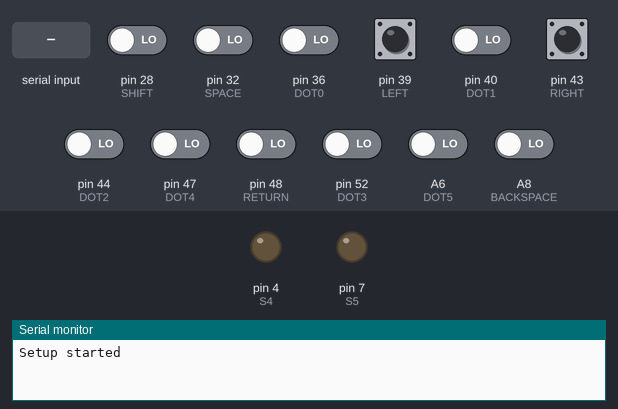
Simulated run of this sketch. Board: Arduino Mega 2560, built with avr-gcc and run on an emulated ATmega2560. Shown: output pins drawn as LEDs (lit = HIGH), the last lines printed to the serial monitor. The test bench sets the inputs (shaded band); at power-on: A6 (DOT5), A8 (BACKSPACE), pin 28 (SHIFT), pin 32 (SPACE), pin 36 (DOT0), pin 39 (LEFT), pin 40 (DOT1), pin 43 (RIGHT), pin 44 (DOT2), pin 47 (DOT4), pin 48 (RETURN), pin 52 (DOT3) LOW. Pins used as bus, display or sensor lines are not drawn.

Above: at 1.2 s.
1.3 s: "1" received over the second serial link
3.8 s: pin 39 (LEFT) pulled HIGH for 0.15 s
At 4.5 s:
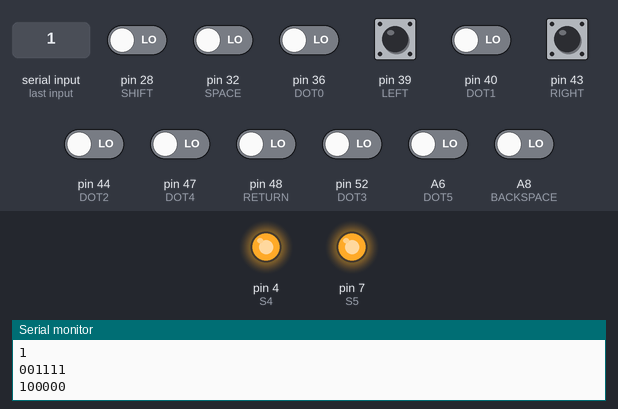
6.9 s: pin 43 (RIGHT) pulled HIGH for 0.15 s
At 9.4 s:
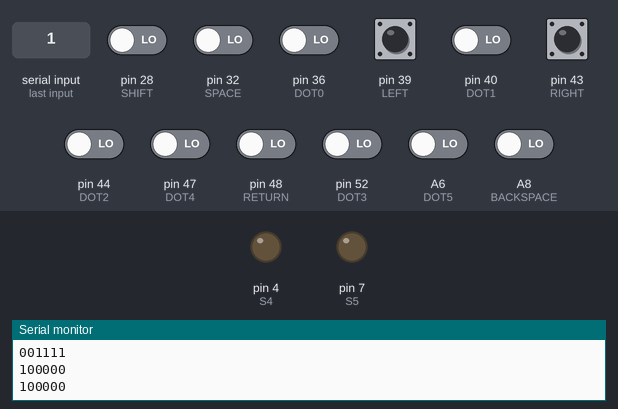
10.0 s: pin 39 (LEFT) pulled HIGH for 1 s
At 11.6 s:
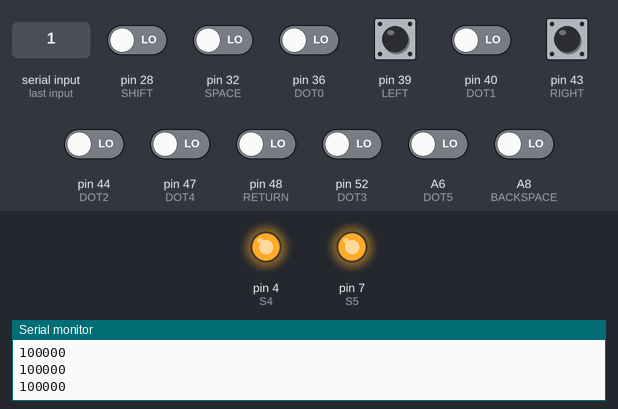
Timing chart, 0 to 14.2 s (numbered marks = the images above; inputs shaded):
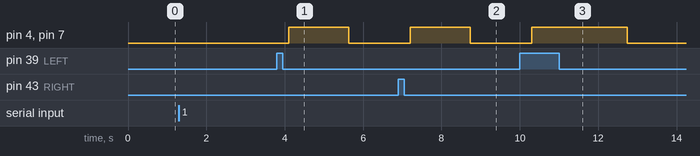

Measured:
- after the input at 3.8 s, pin 4 (S4), pin 7 (S5): LOW → HIGH after 0.30 s, → LOW 1.5 s later
- after the input at 6.9 s, pin 4 (S4), pin 7 (S5): LOW → HIGH after 0.30 s, → LOW 1.5 s later
- after the input at 10.0 s, pin 4 (S4), pin 7 (S5): LOW → HIGH after 0.30 s, → LOW 2.4 s later

The sketch:

BrailleArduino.ino
```cpp
#include "BrailleSolenoid.h"
#include "BrailleKeyboard.h"
#include "BrailleBluetooth.h"
#define _DEBUG 1

#if _DEBUG
#define HARDWARE_SERIAL_RATE 38400
#else
#define HARDWARE_SERIAL_RATE 115200
#endif
BrailleKeyboard myKeyboard;

#if _DEBUG
#define BLUETOOTH_DEBUG_RX 8
#define BLUETOOTH_DEBUG_TX 9
#define BLUETOOTH_DEBUG_BAUD 9600
BrailleBluetooth bluetooth(BLUETOOTH_DEBUG_BAUD, true, BLUETOOTH_DEBUG_RX, BLUETOOTH_DEBUG_TX);
#else
BrailleBluetooth bluetooth(HARDWARE_SERIAL_RATE, false, 0, 0);
#endif
#define DOT0 36
#define DOT1 40
#define DOT2 44
#define DOT3 52
#define DOT4 47
#define DOT5 A6
#define RETURN 48
#define SPACE 32
#define BACKSPACE A8
#define SHIFT 28
BrailleSolenoid solenoid;
#define LEFT 39
#define RIGHT 43
#define S0 2
#define S1 5
#define S2 6
#define S3 3
#define S4 4
#define S5 7
void setup()
{
  Serial.begin(HARDWARE_SERIAL_RATE);
  //Serial.begin(9600);
  Serial.println("Setup started");
  Serial3.begin(19200);
  pinMode(DOT0, INPUT);
  pinMode(DOT1, INPUT);
  pinMode(DOT2, INPUT);
  pinMode(DOT3, INPUT);
  pinMode(DOT4, INPUT);
  pinMode(DOT5, INPUT);
  pinMode(RETURN, INPUT);
  pinMode(SPACE, INPUT);
  pinMode(BACKSPACE, INPUT);
  pinMode(SHIFT, INPUT);
  pinMode(LEFT, INPUT);
  pinMode(RIGHT, INPUT);
  pinMode(S0,OUTPUT);
  pinMode(S1,OUTPUT);
  pinMode(S2,OUTPUT);
  pinMode(S3,OUTPUT);
  pinMode(S4,OUTPUT);
  pinMode(S5,OUTPUT);
}
String str;
String text = " ";
String pre = " ";
char output[7] = {'1','1','1','1','1','1','\0'};
void loop()
{
  BT();
  char dots[7] = {'0','0','0','0','0','0','\0'};
  uint8_t extend = 0;
//  dots[6]='\0';
  int d0, d1, d2, d3, d4, d5, count, ret, space, backspace, shift, left, right;
  d0 = d1 = d2 = d3 = d4 = d5  = count = ret = space = backspace = shift = left = right = 0;
  while(1){
    d0 = digitalRead(DOT0);
    d1 = digitalRead(DOT1);
    d2 = digitalRead(DOT2);
    d3 = digitalRead(DOT3);
    d4 = digitalRead(DOT4);
    d5 = digitalRead(DOT5);
    ret = digitalRead(RETURN);
    space = digitalRead(SPACE);
    backspace = digitalRead(BACKSPACE);
    shift = digitalRead(SHIFT);
    left = digitalRead(LEFT);
    right = digitalRead(RIGHT);
    if(d0 == HIGH) dots[0] = '1';
    if(d1 == HIGH) dots[1] = '1';
    if(d2 == HIGH) dots[2] = '1';
    if(d3 == HIGH) dots[3] = '1';
    if(d4 == HIGH) dots[4] = '1';
    if(d5 == HIGH) dots[5] = '1';
    if(ret == HIGH) extend = 1;
    if(space == HIGH) extend = 2;
    if(backspace == HIGH) extend = 3;
    if(shift == HIGH) extend = 4;

    if((dots[0]=='1' && dots[1]=='1' && dots[2]=='1' && dots[3]=='1' && dots[4]=='1' && dots[5]=='1')|| extend != 0 || left == HIGH || right == HIGH)
    {
      delay(300);
      break;
    }
    if (Serial3.available()) {
      break;
    }
    count++;
    if(count==26000) break;
  }
  if(left == HIGH){
    if(solenoid.previous()){
        setSolenoidOff();
        strcpy(output,solenoid.getPrintCode());
        solenoid.startTimeoutCtr();
        setSolenoidOn();
        Serial.println(output);
    }
    left = 0;
  }
  if(right == HIGH){
    if(solenoid.next()){
        setSolenoidOff();
        strcpy(output,solenoid.getPrintCode());
        solenoid.startTimeoutCtr();
        setSolenoidOn();
        Serial.println(output);
    }
    right = 0;
  }
  if(myKeyboard.available(dots, extend)){
    bluetooth.sendKeyboardState(myKeyboard.getBTModifiers(), myKeyboard.getKeysPressed());
//    Serial.println(myKeyboard.getBTCodes(),HEX);
    delay(50);
  }
  if(solenoid.hasTimedOut()){
    setSolenoidOff();
  }
}

void BT(){
 if (Serial3.available()) {
    text = Serial3.readString();
     Serial.println(text);
    if(solenoid.determine(text)){
      strcpy(output,solenoid.getPrintCode());
      solenoid.startTimeoutCtr();
      setSolenoidOn();
      Serial.println(output);
    }
  }
}

void setSolenoidOn(){
  if(output[0]=='0')
    digitalWrite(S0,1);
  if(output[1]=='0')
    digitalWrite(S1,1);
  if(output[2]=='0')
    digitalWrite(S2,1);
  if(output[3]=='0')
    digitalWrite(S3,1);
  if(output[4]=='0')
    digitalWrite(S4,1);
  if(output[5]=='0')
    digitalWrite(S5,1);
}
void setSolenoidOff(){
  for(int i=0;i<6;i++)
    output[i] = '1';
  digitalWrite(S0,0);
  digitalWrite(S1,0);
  digitalWrite(S2,0);
  digitalWrite(S3,0);
  digitalWrite(S4,0);
  digitalWrite(S5,0);
}
```

BTKeyCodes.h
```cpp
// (licence header left out)
#ifndef BTKEYCODES_H
#define BTKEYCODES_H

//modifier codes
#define BTMC_NONE 0x00
#define BTMC_CTRL_LEFT 0x01
#define BTMC_SHIFT_LEFT 0x02
#define BTMC_ALT_LEFT 0x04
#define BTMC_GUI_LEFT 0x08
#define BTMC_CTRL_RIGHT 0x10
#define BTMC_SHIFT_RIGHT 0x20
#define BTMC_ALT_RIGHT 0x40
#define BTMC_GUI_RIGHT 0x80

//consumer codes
#define BTCC_NONE 0x0000
#define BTCC_HOME 0x0001
#define BTCC_EMAIL 0x0002
#define BTCC_SEARCH 0x0004
#define BTCC_KEYBOARD_LAYOUT 0x0008
#define BTCC_VOLUME_UP 0x0010
#define BTCC_VOLUME_DOWN 0x0020
#define BTCC_MUTE 0x0040
#define BTCC_PLAY_PAUSE 0x0080
#define BTCC_NEXT_TRACK 0x0100
#define BTCC_PREVIOUS_TRACK 0x0200
#define BTCC_STOP 0x0400
#define BTCC_EJECT 0x0800
#define BTCC_FAST_FORWARD 0x1000
#define BTCC_REWIND 0x2000
#define BTCC_STOP_EJECT 0x4000
#define BTCC_BROWSER 0x8000

//keycodes
#define BTKC_NONE 0x00
#define BTKC_A 0x04
#define BTKC_B 0x05
#define BTKC_C 0x06
#define BTKC_D 0x07
#define BTKC_E 0x08
#define BTKC_F 0x09
#define BTKC_G 0x0A
#define BTKC_H 0x0B
#define BTKC_I 0x0C
#define BTKC_J 0x0D
#define BTKC_K 0x0E
#define BTKC_L 0x0F
#define BTKC_M 0x10
#define BTKC_N 0x11
#define BTKC_O 0x12
#define BTKC_P 0x13
#define BTKC_Q 0x14
#define BTKC_R 0x15
#define BTKC_S 0x16
#define BTKC_T 0x17
#define BTKC_U 0x18
#define BTKC_V 0x19
#define BTKC_W 0x1A
#define BTKC_X 0x1B
#define BTKC_Y 0x1C
#define BTKC_Z 0x1D
#define BTKC_1 0x1E
#define BTKC_2 0x1F
#define BTKC_3 0x20
#define BTKC_4 0x21
#define BTKC_5 0x22
#define BTKC_6 0x23
#define BTKC_7 0x24
#define BTKC_8 0x25
#define BTKC_9 0x26
#define BTKC_0 0x27
#define BTKC_RETURN 0x28
#define BTKC_ESCAPE 0x29
#define BTKC_BACKSPACE 0x2A
#define BTKC_TAB 0x2B
#define BTKC_SPACE 0x2C
#define BTKC_MINUS 0x2D
#define BTKC_EQUAL 0x2E
#define BTKC_BRACKET_LEFT 0x2F
#define BTKC_BRACKET_RIGHT 0x30
#define BTKC_BACKSLASH 0x31
#define BTKC_EUROPE_1 0x32
#define BTKC_SEMICOLON 0x33
#define BTKC_APOSTROPHE 0x34
#define BTKC_GRAVE 0x35
#define BTKC_COMMA 0x36
#define BTKC_PERIOD 0x37
#define BTKC_SLASH 0x38
#define BTKC_CAPS_LOCK 0x39
#define BTKC_F1 0x3A
#define BTKC_F2 0x3B
#define BTKC_F3 0x3C
#define BTKC_F4 0x3D
#define BTKC_F5 0x3E
#define BTKC_F6 0x3F
#define BTKC_F7 0x40
#define BTKC_F8 0x41
#define BTKC_F9 0x42
#define BTKC_F10 0x43
#define BTKC_F11 0x44
#define BTKC_F12 0x45
#define BTKC_PRINT_SCREEN 0x46
#define BTKC_SCROLL_LOCK 0x47
#define BTKC_PAUSE 0x48
#define BTKC_INSERT 0x49
#define BTKC_HOME 0x4A
#define BTKC_PAGE_UP 0x4B
#define BTKC_DELETE 0x4C
#define BTKC_END 0x4D
#define BTKC_PAGE_DOWN 0x4E
#define BTKC_ARROW_RIGHT 0x4F
#define BTKC_ARROW_LEFT 0x50
#define BTKC_ARROW_DOWN 0x51
#define BTKC_ARROW_UP 0x52
#define BTKC_NUM_LOCK 0x53
#define BTKC_KEYPAD_DIVIDE 0x54
#define BTKC_KEYPAD_MULTIPLY 0x55
#define BTKC_KEYPAD_SUBTRACT 0x56
#define BTKC_KEYPAD_ADD 0x57
#define BTKC_KEYPAD_ENTER 0x58
#define BTKC_KEYPAD_1 0x59
#define BTKC_KEYPAD_2 0x5A
#define BTKC_KEYPAD_3 0x5B
#define BTKC_KEYPAD_4 0x5C
#define BTKC_KEYPAD_5 0x5D
#define BTKC_KEYPAD_6 0x5E
#define BTKC_KEYPAD_7 0x5F
#define BTKC_KEYPAD_8 0x60
#define BTKC_KEYPAD_9 0x61
#define BTKC_KEYPAD_0 0x62
#define BTKC_KEYPAD_DECIMAL 0x63
#define BTKC_EUROPE_2 0x64
#define BTKC_APPLICATION 0x65
#define BTKC_POWER 0x66
#define BTKC_KEYPAD_EQUAL 0x67
#define BTKC_F13 0x68
#define BTKC_F14 0x69
#define BTKC_F15 0x6A

//highest bit masked with 1 is a virtual keycode
//ie, 0x80 = 1000000b

//0x80 to 0x87 are modifer keys
// the lower 7 bits defines how much 0x1 is shifted left to get the modifier code
// ie) BTKC_ALT_LEFT = 0x82 (10000010b)
//       lower 7 bits = 0x02 (0000010b)
//       0x1 << 2 = 100b = 0x04 = BTMC_ALT_LEFT
#define BTKC_CTRL_LEFT 0x80
#define BTKC_SHIFT_LEFT 0x81
#define BTKC_ALT_LEFT 0x82
#define BTKC_GUI_LEFT 0x83
#define BTKC_CTRL_RIGHT 0x84
#define BTKC_SHIFT_RIGHT 0x85
#define BTKC_ALT_RIGHT 0x86
#define BTKC_GUI_RIGHT 0x87

//0xC0 to 0xD0 are consumer keys
// the lower 6 bits defines how much 0x1 is shifted left to get the 2 byte consumer code
// ie) BTKC_VOLUME_UP = 0xC4 (11000100b)
//       lower 6 bits = 0x04 (000100b)
//       0x1 << 4 = 10000b = 0x0010 = BTCC_VOLUME_UP
//consumer codes
#define BTKC_HOMEPAGE 0xC0
#define BTKC_EMAIL 0xC1
#define BTKC_SEARCH 0xC2
#define BTKC_KEYBOARD_LAYOUT 0xC3
#define BTKC_VOLUME_UP 0xC4
#define BTKC_VOLUME_DOWN 0xC5
#define BTKC_MUTE 0xC6
#define BTKC_PLAY_PAUSE 0xC7
#define BTKC_NEXT_TRACK 0xC8
#define BTKC_PREVIOUS_TRACK 0xC9
#define BTKC_STOP 0xCA
#define BTKC_EJECT 0xCB
#define BTKC_FAST_FORWARD 0xCD
#define BTKC_REWIND 0xCE
#define BTKC_STOP_EJECT 0xCF
#define BTKC_BROWSER 0xD0

//0xE0 to 0xE2 are system keys
#define BTKC_SYSTEM_POWER 0xE0 //0x81
#define BTKC_SYSTEM_SLEEP 0xE1 //0x82
#define BTKC_SYSTEM_WAKE 0xE2 //0x83


#endif //BTKEYCODES_H
```

BrailleBluetooth.h
```cpp
#ifndef  BRAILLEBLUETOOTH_H
#define BRAILLEBLUETOOTH_H

#include <Arduino.h>

class BrailleBluetooth
{
public:
	BrailleBluetooth(uint32_t baudRate, bool useSoftwareSerial, uint8_t softwareRXPin, uint8_t softwareTXPin);
	~BrailleBluetooth();
	void sendKeyboardState(uint8_t modifiers, uint8_t * keysPressed);
	void getKeyboardLEDState();

private:
	bool _useSoftwareSerial;
	Stream * _serialStream;
};

#endif // ! BRAILLEBLUETOOTH_H
```

BrailleKeyboard.h
```cpp
#ifndef BRAILLEKEYBOARD_H
#define BRAILLEKEYBOARD_H

#include <Arduino.h>
#define TIMEOUT_WAIT 1000
#define MAX_KEYS_PRESSED 6

class BrailleKeyboard
{
public:
	BrailleKeyboard();
	~BrailleKeyboard();
	bool readCodes(char* dots);
	bool available(char* dots, uint8_t extend);
	uint8_t getBTCodes();
	uint8_t getBTModifiers();
	uint8_t * getKeysPressed();
	void startTimeoutCtr();
	bool hasTimedOut(uint64_t usecsToTimeOut);

private:
	bool findNumber(char* dots);
	bool findSign4(char* dots);
	bool findSign5(char* dots);
	bool findSign45(char* dots);
	bool findSign46(char* dots);
	bool findSign456(char* dots);
	bool findAlphabets(char* dots);
	bool check(char* dots);
	uint8_t _keyPressed[MAX_KEYS_PRESSED];	//stored as btCodes
	uint8_t _BTKeyCodes;
	uint8_t _BTModifiers;
	char* _previousCode;
	bool _isNumber;
	int _isCapital;
	bool _isSS4;
	bool _isSS5;
	bool _isSS45;
	bool _isSS46;
	bool _isSS456;

	uint64_t _timeoutStartCtr;
	bool _timedOut;
};

#endif //BRAILLEKEYBOARD_H
```

BrailleKeyboardCodes.h
```cpp
#ifndef BRAILLEKEYBOARDCODES_H
#define BRAILLEKEYBOARDCODES_H

#define MAX_KEYS_PRESSED 6

//Modifiers
#define BTKC_MODIFIERS 0x02

//Extend
#define BKC_RETURN 1
#define BKC_SPACE 2
#define BKC_BACKSPACE 3
#define BKC_SHIFT 4

#define BKC_SPACEBAR "000000"
#define BKC_NULL "111111"

//Alphabets
#define BKC_A "100000"
#define BKC_B "110000"
#define BKC_C "100100"
#define BKC_D "100110"
#define BKC_E "100010"
#define BKC_F "110100"
#define BKC_G "110110"
#define BKC_H "110010"
#define BKC_I "010100"
#define BKC_J "010110"
#define BKC_K "101000"
#define BKC_L "111000"
#define BKC_M "101100"
#define BKC_N "101110"
#define BKC_O "101010"
#define BKC_P "111100"
#define BKC_Q "111110"
#define BKC_R "111010"
#define BKC_S "011100"
#define BKC_T "011110"
#define BKC_U "101001"
#define BKC_V "111001"
#define BKC_W "010111"
#define BKC_X "101101"
#define BKC_Y "101111"
#define BKC_Z "101011"

//Numbers
#define BKC_NUMBER "001111"
#define BKC_0 "010110"
#define BKC_1 "100000"
#define BKC_2 "110000"
#define BKC_3 "100100"
#define BKC_4 "100110"
#define BKC_5 "100010"
#define BKC_6 "110100"
#define BKC_7 "110110"
#define BKC_8 "110010"
#define BKC_9 "010100"
//Signs
#define BKC_COMMA "010000" // ,
#define BKC_PERIOD "010011" // .
#define BKC_SEMICOLON "011000" // ;
#define BKC_APOSTROPHE "001000"  // '
#define BKC_BACKSLASH "100001" // \ ss: 456
#define BKC_SLASH "001100" // / ss: 456
#define BKC_MINUS "001001" // - ss: 5
#define BKC_EQUAL "011011" // = ss: 5
#define BKC_GRAVE "100001" // ` ss: 45

//require modifiers
#define BKC_QUESTION "011001"  // ?
#define BKC_EXCLAMATION "011010" // !
#define BKC_COLON "010010" // :
#define BKC_QUOTE_OPEN "011001" // " ss: 45
#define BKC_QUOTE_CLOSE "001011" // " ss:45
#define BKC_AMPERSAND "111101" // & ss: 4
#define BKC_BRACKET_OPEN "110001" // {[(<,, ss: 4,5,46,456, [] does not need modifiers
#define BKC_BRACKET_CLOSE "001110" // }])> ss: same as above
#define BKC_ASTERISK "001010" // * ss: 5
#define BKC_AT "100000" // @ ss: 4
#define BKC_CROSSHATCH "100111" // # ss: 456
#define BKC_VERTICAL_LINE "110011" // |  ss: 456
#define BKC_TILDE "001010" // ~ ss: 4
#define BKC_DOLLAR "011100" // $ ss: 4
#define BKC_PERCENT "001011" // % ss: 46
#define BKC_LOWLINE "001001" // _ ss: 46
#define BKC_PLUS "011010" // + ss: 5

//Special signs
#define BKCSS_4 "000100" //ampersand & ,angle bracket < > , AT @, dollar $, tilde ~
#define BKCSS_5 "000010" //asterisk *, round bracket ( ), minus - , plus + , equal =
#define BKCSS_456 "000111" //backslash \, slash / ,curly bracket {}, crosshatch #, vertical line |
#define BKCSS_46 "000101" //square bracket[], percent %, low line _
#define BKCSS_45 "000110" // quote open/close "", grave `
#define BKC_CAPITAL "000001" // capital letter

#endif //BRAILLEKEYBOARDCODES_H
```

BrailleSolenoid.h
```cpp
#ifndef BRAILLESOLENOID_H
#define BRAILLESOLENOID_H

#include <Arduino.h>
#define TIMEOUT_WAIT 2000
//Note: there are 1,000 microseconds in a millisecond and 1,000,000 microseconds in a second.

class BrailleSolenoid
{
public:
	BrailleSolenoid();
	~BrailleSolenoid();
	char* getPrintCode();
	bool next();
	bool previous();
	bool determine(String str);
	void startTimeoutCtr();
	bool hasTimedOut();

private:
 	char _currentWord[7] = {'1','1','1','1','1','1','\0'};
 	char _preCode[7] = {'1','1','1','1','1','1','\0'};
 	char _nextCode[7] = {'1','1','1','1','1','1','\0'};
 	char _printCode[7] = {'1','1','1','1','1','1','\0'};
 	char _buffer[600] = {'\0'};
 	String temp;
 	int _textSize;
 	int _currentLocation;
 	int _preLocation;
 	int _nextLocation;
 	char* string2char(String command);
 	bool search(char buffer);
 	bool searchDigit(char buffer);
 	bool searchAlpha(char buffer);
 	bool searchPunct(char buffer);
 	bool _isOpened;
	bool _isCapital;
	bool _isPunct;
	bool _isNumber;
	uint64_t _timeoutStartCtr;
	bool _timedOut;
};

#endif //BRAILLESOLENOID_H
```
